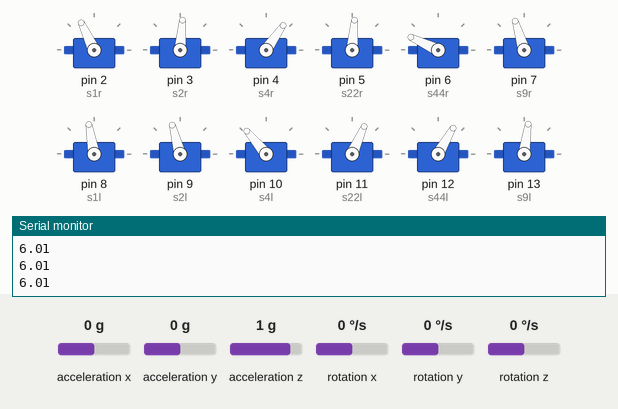
Recording of a sketch running on a simulated Arduino Mega 2560, built with avr-gcc and run on an emulated ATmega2560. Parts: 12 × servo, the last lines printed to the serial monitor. Inputs (shaded band) come from the test bench; at power-on: acceleration x 0 g, acceleration y 0 g, acceleration z 1 g, rotation x 0 °/s, rotation y 0 °/s, rotation z 0 °/s.

Above: at 3.2 s.
3.3 s: acceleration x set to -1.4 g
6.3 s: acceleration x set to 0.8 g
At 6.75 s:
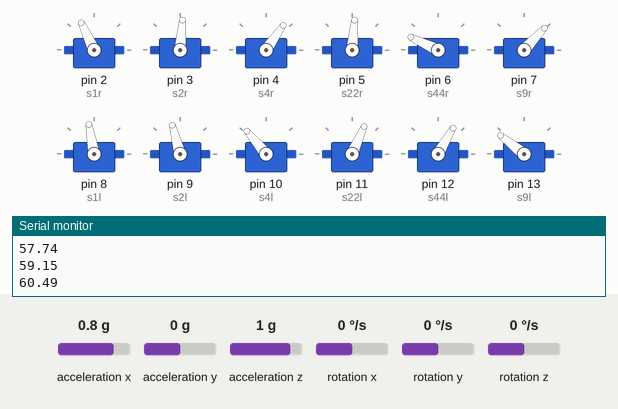
9.3 s: acceleration x set to -0.8 g
At 11.02 s:
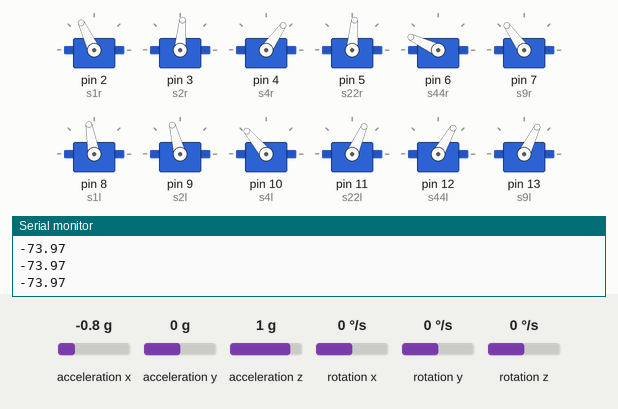
12.3 s: acceleration x set to 1.4 g
At 16.2 s:
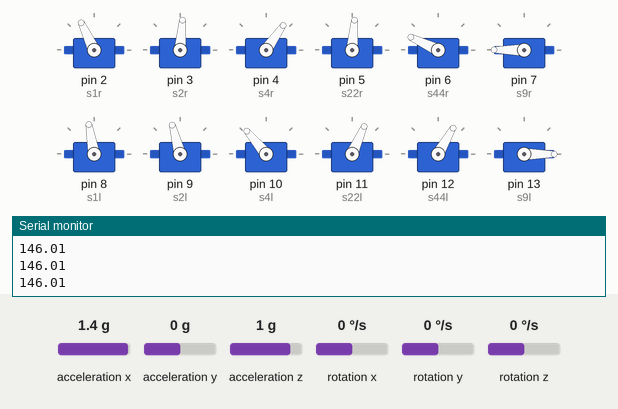
Timing chart, 0 to 24.5 s (numbered marks = the images above; inputs shaded):
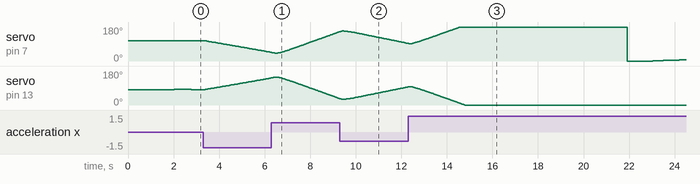

The sketch:

balancing_control.ino
```cpp
// (licence header left out)
#include "Wire.h"
#include <MPU6050_light.h>
MPU6050 mpu(Wire);
#include <VarSpeedServo.h>

VarSpeedServo S1_R;
VarSpeedServo S2_R;
VarSpeedServo S4_R;
VarSpeedServo S22_R;
VarSpeedServo S44_R;
VarSpeedServo S9_R;

VarSpeedServo S1_L;
VarSpeedServo S2_L;
VarSpeedServo S4_L;
VarSpeedServo S22_L;
VarSpeedServo S44_L;
VarSpeedServo S9_L;

#define s1r 2
#define s2r 3
#define s4r 4
#define s22r 5
#define s44r 6
#define s9r 7

#define s1l 8
#define s2l 9
#define s4l 10
#define s22l 11
#define s44l 12
#define s9l 13


float  thS1_R = 115;
float  thS1_L = 100;
float  thS2_R = 100;
float  thS4_R = 115;
float  thS9_L = -18;
float  thS2_L = 80;
float  thS4_L = 180;
float  thS9_R = -18;


  float thetaM;
  float phiM;
  float thetaFold=0;
  float thetaFnew;
  float phiFold=0;
  float phiFnew;
  float thetaG=0;
  float phiG=0;
  float theta;
  float phi;
  float dt;
  unsigned long millisOld;

  float pitchTarget=5;
  float pitchError=0;
  float pitchErrorOld;
  float pitchErrorChange;
  float pitchErrorSlope=0;
  float pitchErrorArea=0;
  float pitchActual;

  float rollTarget=0;
  float rollError=0;
  float rollErrorOld;
  float rollErrorChange;
  float rollErrorSlope=0;
  float rollErrorArea=0;
  float rollActual;


  float k1=0.01;
  float k2=0.06;
  float k3=0.00000001;
  int milliOld1;
  int milliNew1;
  int dt1;
void setup() {
    S1_R.attach(s1r);
    S2_R.attach(s2r);
    S4_R.attach(s4r);
   S22_R.attach(s22r);
    S44_R.attach(s44r);
    S9_L.attach(s9r);

    S1_L.attach(s1l);
    S2_L.attach(s2l);
   S4_L.attach(s4l);
    S22_L.attach(s22l);
    S44_L.attach(s44l);
    S9_R.attach(s9l);
    //pinMode(44,OUTPUT);

 S1_R.write(thS1_R);//1480
  S2_R.write(75 + thS2_R - 90); //94+thS2_R-90);//-x  94   \78
  S4_R.write(120 + thS4_R - 180); //1+thS4_R-90);//86  1
  S22_R.write(95 - thS2_R + 90); //99-thS2_R+90);//+x      /98
  S44_R.write(90 - thS4_R + 180); //171-thS4_R+90);//81  171    (73)
  S9_L.write(90 - thS9_L); //115+x/2);//+x/2

  S1_L.write(thS1_L);//1390
  S2_L.write(95 - thS2_L + 90); //+x
  S4_L.write(130 - thS4_L + 180); //180-thS4_L+90);
  S22_L.write(76 + thS2_L - 90); //-x
  S44_L.write(60 + thS4_L - 180); //0+thS4_L-90);
  S9_R.write(100 + thS9_R); //76-x/2);//-x/2


  Serial.begin(9600);
  Wire.begin();

  byte status = mpu.begin();
  Serial.print(F("MPU6050 status: "));
  Serial.println(status);
  while(status!=0){ } // stop everything if could not connect to MPU6050

  Serial.println(F("Calculating offsets, do not move MPU6050"));
  delay(1000);
  mpu.calcOffsets(false,false); // gyro and accelero
  Serial.println("Done!\n");

  millisOld=millis();


}

void loop() {


    for(int i = 44 ; i < 45 ; i++){

    if(i==44){

    digitalWrite(i,LOW);
    // pitchActual = mpu2.getAccAngleX()-3.5;
    // rollActual = mpu2.getAccAngleY()-11.5;

    thetaM=mpu.getAccX()*100;
    phiM=mpu.getAccY()*100;

    phiFnew=0.96*phiFold+0.04*phiM;
    thetaFnew=0.96*thetaFold+0.04*thetaM;

    dt=(millis()-millisOld)/1000;
    millisOld=millis();
    pitchActual=(pitchActual+mpu.getGyroY()*100*dt)*.95+thetaM*.05+0.3005;
    rollActual=(rollActual-mpu.getGyroX()*100*dt)*.95+ phiM*.05;
    thetaG=thetaG+mpu.getGyroY()*100*dt;
    phiG=phiG-mpu.getGyroX()*100*dt;
    }
    for(int j = 44 ; j < 45 ; j++){
      if( i != j ){
      digitalWrite(j,HIGH);
  }
  mpu.update();

    //Serial.print(rollActual);


    phiFold=phiFnew;
    thetaFold=thetaFnew;
    }


    milliOld1=milliNew1;
    milliNew1=millis();
    dt1=(milliNew1-milliOld1);


    rollErrorOld=rollError;
    rollError=rollTarget-rollActual;
    rollErrorChange=rollError-rollErrorOld;
    rollErrorSlope=rollErrorChange/dt1;
    rollErrorArea=rollErrorArea+rollError*dt1;

    pitchErrorOld=pitchError;
    pitchError=pitchTarget-pitchActual;
    pitchErrorChange=pitchError-pitchErrorOld;
    pitchErrorSlope=pitchErrorChange/dt1;
    pitchErrorArea=pitchErrorArea+pitchError*dt1;

    pitchError=pitchActual-pitchTarget;
    rollError=rollActual-rollTarget;

    thS9_L=(thS9_L+k1*pitchError+k2*pitchErrorSlope+k3*pitchErrorArea);
    thS9_R=(thS9_R+k1*pitchError+k2*pitchErrorSlope+k3*pitchErrorArea);
    Serial.print(pitchActual);
    //Serial.print(" ");
    //Serial.print(thS9_L);
    Serial.print(" ");
    Serial.println();
    S9_R.write(100+thS9_R);
    S9_L.write(90-thS9_L);

    }
}
```
